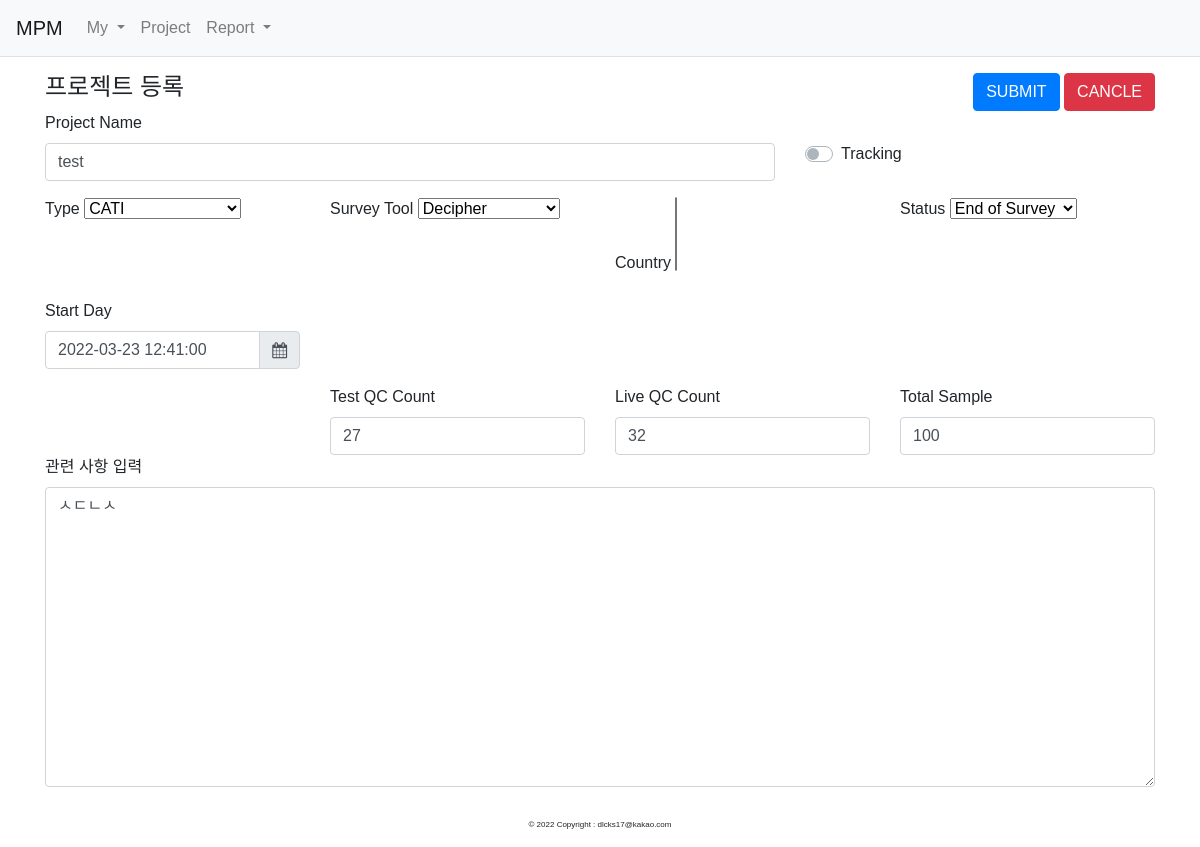
/project/update/1/ (signed in), run on the app's committed database.
### app/models.py (models this page shows)
class Project(db.Model) :
    id = db.Column(db.Integer, primary_key=True)
    username = db.Column(db.String(150), nullable=False)
    userid = db.Column(db.Integer, db.ForeignKey('user.id', ondelete='CASCADE'), nullable=False)
    name = db.Column(db.String(100), nullable=False)
    status = db.Column(db.String(45), nullable=False, server_default='TEST')
    type = db.Column(db.String(45),  nullable=False)
    tool = db.Column(db.String(45), nullable=False)
    country = db.Column(db.Text(), nullable=False)
    tracking = db.Column(db.Integer, nullable=False, server_default='0')
    startday = db.Column(db.DateTime(), nullable=False)
    testlinkday = db.Column(db.DateTime(), nullable=True)
    start_test = db.Column(db.Integer, nullable=True)
    livelinkday = db.Column(db.DateTime(), nullable=True)
    test_live = db.Column(db.Integer, nullable=True)
    endday = db.Column(db.DateTime(), nullable=True)
    live_end = db.Column(db.Integer, nullable=True)
    start_end = db.Column(db.Integer, nullable=True)
    testqc = db.Column(db.Integer, nullable=True)
    liveqc = db.Column(db.Integer, nullable=True)
    comment = db.Column(db.Text(), nullable=True)
    sample = db.Column(db.Integer, nullable=True)
    user = db.relationship('User', backref=db.backref('project'))

### app/views/project_views.py (the view)
@bp.route('/update/<int:project_id>/', methods=['GET', 'POST'])
@login_required
def _update(project_id):
    project = Project.query.get_or_404(project_id)
    if request.method == "POST" :
        form = ProjectForm()
        if form.validate_on_submit():
            form.populate_obj(project)
            project.country = ",".join(form.country.data)
            project.startday = valueDateTimeFormat(form.startday.data)
            project.testlinkday = valueDateTimeFormat(form.testlinkday.data)
            project.livelinkday = valueDateTimeFormat(form.livelinkday.data)
            project.endday = valueDateTimeFormat(form.endday.data)
            project.tracking = 0 if form.tracking.data==None else form.tracking.data
            if not project.livelinkday is None and project.testlinkday is None:
                flash("테스트 링크 전달 날짜 응답 필요")
                return render_template('project/project_create.html', form=form)
            else :
                if not project.livelinkday is None and not project.testlinkday is None :
                    diff = project.testlinkday - project.startday
                    project.start_test = diff.days
            if not project.endday is None and project.livelinkday is None:
                flash("라이브 링크 전달 날짜 응답 필요")
                return render_template('project/project_create.html', form=form, project_id=project_id)
            else:
                if not project.endday is None and not project.livelinkday is None:
                    diff_live_test = project.livelinkday - project.testlinkday
                    diff_end_live = project.endday - project.livelinkday
                    diff_end_start = project.endday - project.startday
                    project.test_live = diff_live_test.days
                    project.live_end = diff_end_live.days
                    project.start_end = diff_end_start.days
            if dateValueCheck(project.startday, project.testlinkday) :
                flash("테스트 링크 전달 날짜 확인 필요")
                return render_template('project/project_create.html', form=form, project_id=project_id)
            elif dateValueCheck(project.testlinkday, project.livelinkday) :
                flash("라이브 링크 전달 날짜 확인 필요")
                return render_template('project/project_create.html', form=form, project_id=project_id)
            elif dateValueCheck(project.livelinkday, project.endday) :
                flash("종료 날짜 확인 필요")
                return render_template('project/project_create.html', form=form, project_id=project_id)
            else :
                db.session.commit()
            return redirect(url_for('project.views', project_id=project_id))
    else :
        form = ProjectForm(obj=project)
        form.country.data = ''.join(form.country.data)
    return render_template('project/project_create.html', form=form, project_id=project_id)

### app/forms.py
class ProjectForm(FlaskForm):
    name = StringField("Project Name", validators=[DataRequired("프로젝트 이름 입력")])
    type = SelectField("Type", choices=survey_list, validate_choice=True, validators=[DataRequired("프로젝트 타입 선택")])
    status = SelectField("Status", choices=status_list, validate_choice=True, validators=[DataRequired("Status 선택")])
    country = SelectMultipleField("Country", choices=country_list, validators=[DataRequired("조사 국가 선택")])
    tool = SelectField("Survey Tool", choices=survey_tool, validators=[DataRequired("Tool 선택")])
    tracking = IntegerField("Tracking")
    startday = StringField("Start Day", validators=[DataRequired("시작 날짜 선택")])
    testlinkday = StringField("Test link send")
    livelinkday = StringField("Live link send")
    testqc = IntegerField("Test QC Count", [validators.Optional()])
    liveqc = IntegerField("Live QC Count", [validators.Optional()])
    endday = StringField("End Day")
    sample = IntegerField("Total Sample", [validators.Optional()])
    comment = TextAreaField("관련 사항  입력")

### app/views/auth_views.py (called while the page is built)
@bp.before_app_request
def load_logged_in_user():
    user_id = session.get('user_id')
    if user_id is None :
        g.user = None
    else :
        g.user = User.query.get(user_id)

def login_required(view) :
    @functools.wraps(view)
    def wrappend_view(**kwargs) :
        if g.user is None :
            return redirect(url_for('auth.login'))
        return view(**kwargs)
    return wrappend_view

### app/templates/project/project_create.html (shortened to what this page needs)
{% extends 'base.html' %}
{% block content %}
<div class="container mt-3">
    <form method="POST" class="post-form my-3">
        <div class="row">
            <div class="col-9">
                <h4>프로젝트 등록</h4>
            </div>
            <div class="col-lg-3">
                <div class="float-right">
                    <button type="submit" class="btn btn-primary">SUBMIT</button>
                    <a class="btn btn-danger" href="{% if project_id %}{{url_for('project.views', project_id=project_id)}}{% else %}{{url_for('project._list')}}{% endif %}">CANCLE</a>
                </div>
            </div>
        </div>
        <div class="row align-items-center">
            <div class="col-8">
                <div class="form-group">
                    {{form.name.label}}
                    {{ form.name(class="form-control") }}
                </div>
            </div>
            <div class="col-4">
                    <div class="custom-control custom-switch">
                      <label class="custom-control-label" for="tracking">Tracking</label>
                    </div>
            </div>
        </div>
        <div class="row">
            <div class="col-lg-3">
                <div class="form-group">
                    {{form.type.label}}
                    {{ form.type(class="selectpicker") }}
                </div>
            </div>
            <div class="col-lg-3">
                <div class="form-group">
                    {{form.tool.label}}
                    {{ form.tool(class="selectpicker") }}
                </div>
            </div>
            <div class="col-lg-3">
                <div class="form-group">
                    {{form.country.label}}
                    <select id="country" name="country" class="selectpicker" data-live-search="true" multiple data-selected-text-format="count > 3">
                    </select>
                </div>
            </div>
            <div class="col-lg-3">
                <div class="form-group">
                    {{form.status.label}}
                    {{ form.status(class="selectpicker statusDropDown") }}
                </div>
            </div>
        </div>
        <div class="row">
            <div class="col-lg-3">
                <div class="form-group">
                    {{ form.startday.label }}
                    <div class="input-group date datetimeFormat" id="startdaypicker" data-target-input="nearest">
                        <input type="text" id="startday" name="startday" class="form-control datetimepicker-input" data-target="#startdaypicker" value="{{ form.startday.data or '' }}"/>
                        <div class="input-group-append" data-target="#startdaypicker" data-toggle="datetimepicker">
                            <div class="input-group-text"><i class="fa fa-calendar"></i></div>
                        </div>
                    </div>
                </div>
            </div>
            <div class="col-lg-3">
            </div>
            <div class="col-lg-3">
            </div>
            <div class="col-lg-3">
            </div>
        </div>
        <div class="row">
            <div class="col-lg-3">
            </div>
            <div class="col-lg-3">
                <div class="LIVE">
                    {{form.testqc.label}}
                    {{ form.testqc(class="form-control") }}
                </div>
            </div>
            <div class="col-lg-3">
                <div class="END">
                    {{form.liveqc.label}}
                    {{ form.liveqc(class="form-control") }}
                 </div>
            </div>
            <div class="col-lg-3">
                <div class="END">
                    {{form.sample.label}}
                    {{ form.sample(class="form-control") }}
                 </div>
            </div>
        </div>
        <div class="form-group">
            {{form.comment.label}}
            {{form.comment(class="form-control", style="height: 300px;")|markdown}}
        </div>
    </form>
</div>
{% endblock %}

### app/static/style.css (style rules this page uses)
body { word-break: keep-all; font-family: 'Noto Sans KR', sans-serif !important; }

### data on the page
Project: name "test", type "CATI", tool "Decipher", status "End of Survey", startday "2022-03-23 12:41:00", testqc "27", liveqc "32", sample "100", comment "ㅅㄷㄴㅅ"
